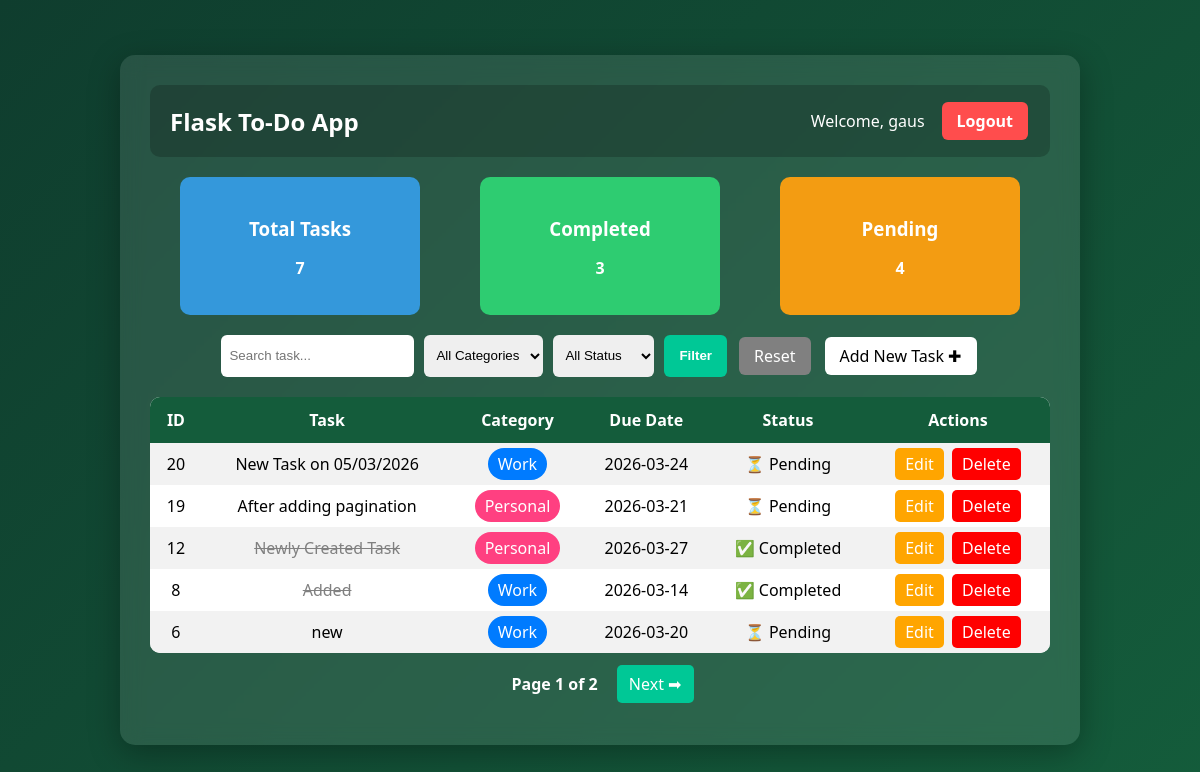
/ (signed in), run on an earlier commit of the app's database.
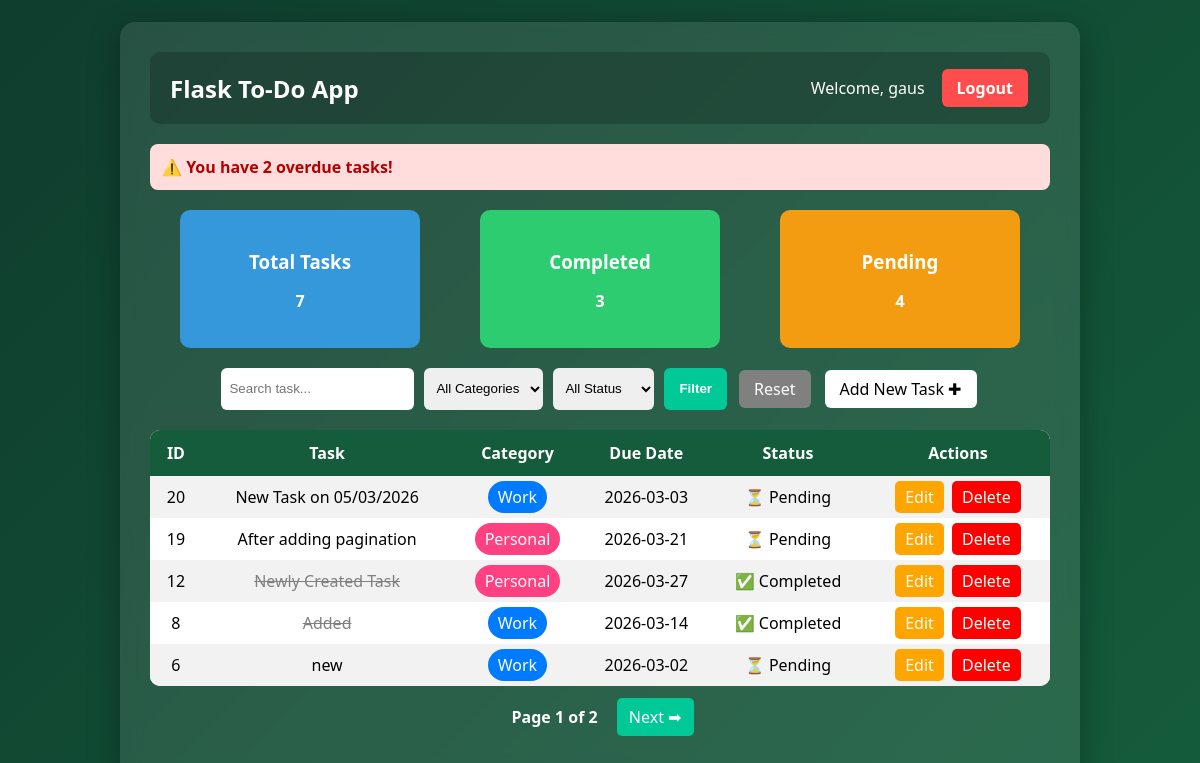
And on a later commit of the database.
### app.py (models this page shows)
class User(db.Model, UserMixin):
    id = db.Column(db.Integer, primary_key=True)
    username = db.Column(db.String(100), unique=True, nullable=False)
    password = db.Column(db.String(200), nullable=False)
    tasks = db.relationship('Todo', backref='owner', lazy=True)

class Todo(db.Model):
    id = db.Column(db.Integer, primary_key=True)
    title = db.Column(db.String(200), nullable=False)
    category = db.Column(db.String(50), nullable=False)  # Work / Personal
    due_date = db.Column(db.Date, nullable=False)
    completed = db.Column(db.Boolean, default=False)
    user_id = db.Column(db.Integer, db.ForeignKey('user.id'), nullable=False)

### app.py (the view)
@app.route('/')
@login_required
def index():
    page = request.args.get('page', 1, type=int)
    category = request.args.get('category')
    status = request.args.get('status')
    search = request.args.get('search')
    query = Todo.query.filter_by(user_id=current_user.id)
    if category and category != "All":
        query = query.filter(Todo.category == category)
    if status == "Completed":
        query = query.filter(Todo.completed == True)
    elif status == "Pending":
        query = query.filter(Todo.completed == False)
    if search:
        query = query.filter(Todo.title.ilike(f"%{search}%"))
    pagination = query.order_by(Todo.id.desc()).paginate(
        page=page,
        per_page=5
    )
    tasks = pagination.items
    total_tasks = Todo.query.filter_by(user_id=current_user.id).count()
    completed_tasks = Todo.query.filter_by(user_id=current_user.id, completed=True).count()
    pending_tasks = Todo.query.filter_by(user_id=current_user.id, completed=False).count()
    today = date.today()
    overdue_count = 0
    for task in tasks:
        if task.due_date and task.due_date < today and task.completed != "Completed":
            overdue_count += 1
    return render_template(
        'index.html',
        tasks=tasks,
        pagination=pagination,
        total_tasks=total_tasks,
        completed_tasks=completed_tasks,
        pending_tasks=pending_tasks,
        overdue_count=overdue_count
    )

### app.py (called while the page is built)
@login_manager.user_loader
def load_user(user_id):
    return User.query.get(int(user_id))

### templates/index.html (shortened to what this page needs)
{% extends 'base.html' %}
{% block content %}
{% if overdue_count > 0 %}
<div class="alert">
⚠️ You have {{ overdue_count }} overdue tasks!
</div>
{% endif %}
<div class="dashboard">
    <div class="card total">
        <h3>Total Tasks</h3>
        <p>{{ total_tasks }}</p>
    </div>
    <div class="card completed">
        <h3>Completed</h3>
        <p>{{ completed_tasks }}</p>
    </div>
    <div class="card pending">
        <h3>Pending</h3>
        <p>{{ pending_tasks }}</p>
    </div>
</div>
<form method="GET" class="filter-form">
    <input type="text" name="search" placeholder="Search task..."
           value="{{ request.args.get('search', '') }}">
    <select name="category">
        <option value="All">All Categories</option>
    </select>
    <select name="status">
        <option value="">All Status</option>
    </select>
    <button type="submit">Filter</button>
    <a href="{{ url_for('index') }}" class="reset-btn">Reset</a>
    <a href="{{ url_for('add_task') }}" class="add-btn">Add New Task ✚</a>
</form>
<table>
    <tr>
        <th>ID</th>
        <th>Task</th>
        <th>Category</th>
        <th>Due Date</th>
        <th>Status</th>
        <th>Actions</th>
    </tr>
    {% for task in tasks %}
    <tr>
    <td>{{ task.id }}</td>
    <td class="{% if task.completed %}completed-task{% endif %}">
        {{ task.title }}
    </td>
    <td>
        {% if task.category == "Work" %}
            <span class="work">Work</span>
        {% else %}
            <span class="personal">Personal</span>
        {% endif %}
    </td>
    <td>{{ task.due_date }}</td>
    <td>
        {% if task.completed %}
            ✅ Completed
        {% else %}
            ⏳ Pending
        {% endif %}
    </td>
    <td>
        <a href="/edit/{{ task.id }}">Edit</a>
        <a href="/delete/{{ task.id }}">Delete</a>
    </td>
</tr>
    {% endfor %}
</table>
<div class="pagination">
    <span>
        Page {{ pagination.page }} of {{ pagination.pages }}
    </span>
    {% if pagination.has_next %}
        <a href="{{ url_for('index', page=pagination.next_num) }}">
            Next ➡
        </a>
    {% endif %}
</div>
{% endblock %}

### templates/base.html (shortened to what this page needs)
<!DOCTYPE html>
<html>
<head>
    <link rel="stylesheet" href="{{ url_for('static', filename='style.css') }}">
</head>
<body>
    <div class="container">
        <div class="navbar">
    <h1 class="logo">Flask To-Do App</h1>
    {% if current_user.is_authenticated %}
        <div class="user-section">
            <span class="welcome">Welcome, {{ current_user.username }}</span>
            <a href="{{ url_for('logout') }}" class="logout-btn">Logout</a>
        </div>
    {% endif %}
</div>
        {% block content %}{% endblock %}
    </div>
</body>
</html>

### static/style.css (style rules this page uses)
body { margin: 0; font-family: 'Segoe UI', sans-serif; background: linear-gradient(135deg, #0f3d2e, #145c3b); display: flex; justify-content: center; align-items: center; min-height: 100vh; }
.container { width: 80%; max-width: 900px; background: rgba(255, 255, 255, 0.1); backdrop-filter: blur(10px); padding: 30px; border-radius: 15px; color: white; box-shadow: 0 8px 32px rgba(0,0,0,0.3); }
h1 { text-align: center; margin-bottom: 20px; }
form { display: flex; gap: 10px; flex-wrap: wrap; justify-content: center; margin-bottom: 20px; }
input, select { padding: 10px; border-radius: 8px; border: none; outline: none; }
button { padding: 10px 15px; border-radius: 8px; border: none; cursor: pointer; font-weight: bold; transition: 0.3s ease; }
button[type="submit"] { background-color: #00c896; color: white; }
table { width: 100%; border-collapse: collapse; background: white; color: black; border-radius: 10px; overflow: hidden; }
th { background: #145c3b; color: white; padding: 12px; }
td { padding: 10px; text-align: center; }
tr:nth-child(even) { background: #f2f2f2; }
.work { background-color: #007bff; color: white; padding: 5px 10px; border-radius: 20px; }
.personal { background-color: #ff4081; color: white; padding: 5px 10px; border-radius: 20px; }
.completed-task { text-decoration: line-through; color: gray; }
a { text-decoration: none; padding: 5px 10px; border-radius: 5px; margin: 2px; }
a[href*="edit"] { background: orange; color: white; }
a[href*="delete"] { background: red; color: white; }
.navbar { display: flex; justify-content: space-between; align-items: center; padding: 15px 20px; background: rgba(0, 0, 0, 0.2); border-radius: 10px; margin-bottom: 20px; }
.logo { margin: 0; font-size: 24px; }
.user-section { display: flex; align-items: center; gap: 15px; }
.welcome { font-weight: 500; }
.logout-btn { padding: 8px 15px; background: #ff4d4d; color: white; text-decoration: none; border-radius: 6px; font-weight: bold; transition: 0.3s ease; }
.filter-form { display: flex; gap: 10px; flex-wrap: wrap; margin-bottom: 20px; justify-content: center; }
.filter-form input, .filter-form select { padding: 8px; border-radius: 6px; border: none; }
.filter-form button { background: #00c896; color: white; border: none; padding: 8px 15px; border-radius: 6px; cursor: pointer; }
.reset-btn { background: gray; color: white; padding: 8px 15px; border-radius: 6px; text-decoration: none; }
.dashboard { display: flex; justify-content: space-around; margin: 20px 0; flex-wrap: wrap; }
.card { width: 200px; padding: 20px; border-radius: 10px; text-align: center; color: white; font-weight: bold; }
.card h3 { margin-bottom: 10px; }
.total { background: #3498db; }
.completed { background: #2ecc71; }
.pending { background: #f39c12; }
.pagination { margin: 20px 0; text-align: center; }
.pagination a { padding: 8px 12px; background: #00c896; color: white; text-decoration: none; border-radius: 5px; margin: 0 5px; }
.pagination span { margin: 0 10px; font-weight: bold; }
.add-btn { background:white; padding:8px 15px; border-radius:6px; text-decoration:none; font-weight:400; color:black; }
.alert { background:#ffdddd; color:#b30000; padding:12px; border-radius:8px; margin-bottom:15px; font-weight:bold; }

What changed in the data, as far as the page shows it:
changed Todo "New Task on 05/03/2026": due_date "2026-03-24" → "2026-03-03"
changed Todo "new": due_date "2026-03-20" → "2026-03-02"
Also different on the page:
{{ overdue_count }}: (not shown) → "2"
text now shown: "⚠️ You have overdue tasks!"
